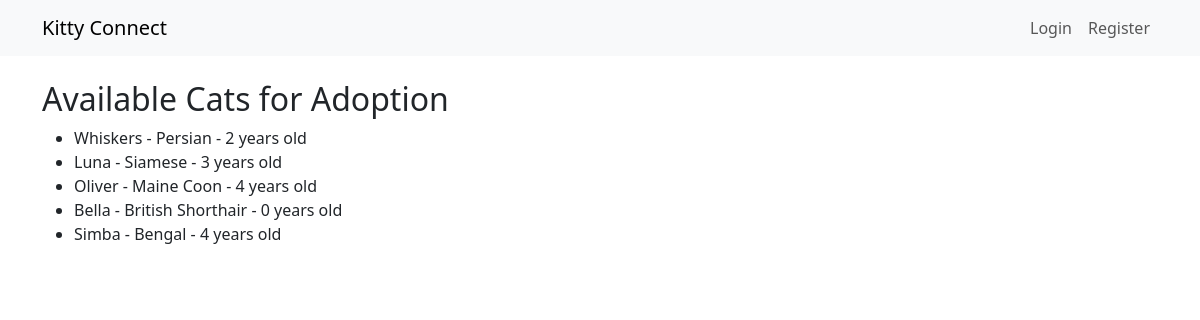
Page /cat/ on the committed database.
### cat/models.py (models this page shows, shortened)
class Cat(models.Model):
    name=models.CharField(max_length=50)
    age=models.IntegerField()
    breed=models.TextField()
    description=models.TextField()
    available=models.BooleanField(default=False)

### cat/views.py (the view)
# urls.py: path("", cat_list, name="cat_list"),
def cat_list(request):
    cats = Cat.objects.all()
    return render(request, "cat/cat_list.html", {"cats": cats})

### cat/templates/cat/cat_list.html (shortened to what this page needs)
{% extends 'base.html' %}
{% block content %}
<h2>Available Cats for Adoption</h2>
<ul>
    {% for cat in cats %}
        <li>
            {{ cat.name }} - {{ cat.breed }} - {{ cat.age }} years old
        </li>
    {% endfor %}
</ul>
{% endblock %}

### rows in the picture
Cat: name "Whiskers", breed "Persian", age "2"
Cat: name "Luna", breed "Siamese", age "3"
Cat: name "Oliver", breed "Maine Coon", age "4"
Cat: name "Bella", breed "British Shorthair", age "0"
Cat: name "Simba", breed "Bengal", age "4"
